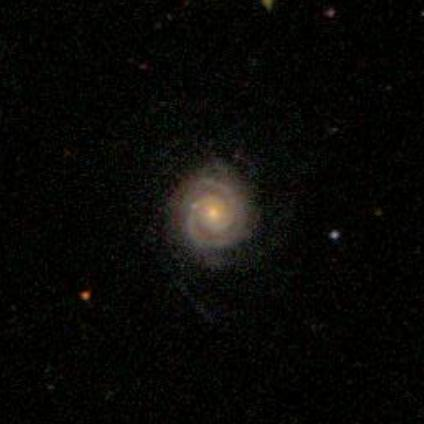
#> input picture 295140.jpg, 424 x 424 px
$ jupyter execute --allow-errors Expansions.ipynb
#> lines starting #> are read from the running program, lines starting #| are printed output that depends on the picture; after the words box and inside, x2 and y2 are one past the last pixel; in counts of white or black regions, pixels touching at a corner belong together
### src/DiscModel.py
import numpy as np
import time
import h5py

# for the Laguerre polynomials
from scipy.special import eval_genlaguerre

# for interpolation
from scipy import interpolate

# for resampling technology
#from lintsampler import LintSampler
#import lintsampler

# if you leave LaguerreAmplitudes in a different file
from src.FLEXbase import LaguerreAmplitudes


class DiscGalaxy(object):


    def __init__(self,N=None,phasespace=None,a=1.,M=1.,vcirc=200.,rmax=100.):

        self.a = a # scale length of the disc
        self.M = M # total mass of the disc
        self.vcirc = vcirc # circular velocity of the disc
        self.rmax = rmax*a   # maximum radius of the disc

        if N is not None:
            self.N = N # number of particles in the disc
            self.x,self.y,self.z,self.u,self.v,self.w = self._generate_basic_disc_points()

        else:
            self.x,self.y,self.z,self.u,self.v,self.w = phasespace
            self.N = len(self.x)

        self.mass=np.ones_like(self.x) * (self.M/self.N)  # assume equal mass for each particle
    def _generate_basic_disc_points(self):
        """generate a flat exponential disc, just for demo purposes"""

        x = np.linspace(0.,self.rmax,10000)

        # define the mass enclosed for an exponential disc
        def menclosed(r,a=self.a):
            return (1.0 - np.exp(-r/a)*(1.0+r/a))

        f = interpolate.interp1d(menclosed(x),x)

        # pull a bunch of points: pick a random radius in the disc
        np.random.seed(42)  # for reproducibility: this might need to go somewhere else?
        m = np.random.rand(self.N)
        r = f(m)

        # pick a random azimuthal angle
        p = 2.*np.pi*np.random.rand(self.N)

        x = r*np.cos(p)
        y = r*np.sin(p)
        z = r*0.0 # perfectly flat!
        # give them a perfect fixed circular velocity
        # this is a place we could upgrade, e.g. np.tanh(r/scale) instead of np.ones(r.size)
        # plus adding bar velocities or something (but then we'd want to add bar density, probably)
        u = self.vcirc*np.sin(p)*np.ones(r.size)
        v = self.vcirc*np.cos(p)*np.ones(r.size)
        w = r*0.0


        return x,y,z,u,v,w

    @staticmethod
    def make_rotation_matrix(xrotation,yrotation,zrotation,euler):

        radfac = np.pi/180.

        # set rotation in radians
        a = xrotation*radfac#np.pi/2.2  # xrotation (the tip into/out of page)
        b = yrotation*radfac#np.pi/3.   # yrotation
        c = zrotation*radfac#np.pi      # zrotation

        # construct the rotation matrix TAIT-BRYAN method (x-y-z,
        # extrinsic rotations)
        Rx = np.array([[1.,0.,0.],[0.,np.cos(a),np.sin(a)],[0.,-np.sin(a),np.cos(a)]])
        Ry = np.array([[np.cos(b),0.,-np.sin(b)],[0.,1.,0.],[np.sin(b),0.,np.cos(b)]])
        Rz = np.array([[np.cos(c),np.sin(c),0.,],[-np.sin(c),np.cos(c),0.],[0.,0.,1.]])
        Rmatrix = np.dot(Rx,np.dot(Ry,Rz))

        # construct the rotation matrix EULER ANGLES (z-x-z) (phi, theta,
        # psi)
        # follow the Wolfram Euler angle conventions
        if euler:
            phi = a
            theta = b
            psi = c
            D = np.array([[np.cos(phi),np.sin(phi),0.,],[-np.sin(phi),np.cos(phi),0.],[0.,0.,1.]])
            C = np.array([[1.,0.,0.],[0.,np.cos(theta),np.sin(theta)],[0.,-np.sin(theta),np.cos(theta)]])
            B = np.array([[np.cos(psi),np.sin(psi),0.,],[-np.sin(psi),np.cos(psi),0.],[0.,0.,1.]])
            Rmatrix = np.dot(B,np.dot(C,D))

        return Rmatrix


    def rotate_disc(self,xrotation=0.,yrotation=0.,zrotation=0.,euler=False):
        '''
        rotate_point_vector
            take a collection of 3d points and return the positions rotated by a specified set of angles
        inputs
        ------------------
        A           : input set of points
        xrotation   : rotation into/out of page around x axis, in degrees (inclination)
        yrotation   : rotation into/out of page around y axis, in degrees
        zrotation   : rotation in the plane of the page (z axis), in degrees
        euler       : boolean
            if True, transform as ZXZ' convention
        returns
        ------------------
        B           : the rotated phase-space output
        '''

        x,y,z = self.x,self.y,self.z
        u,v,w = self.u,self.v,self.w

        Rmatrix = self.make_rotation_matrix(xrotation,yrotation,zrotation,euler=euler)

        #
        # do the transformation in position
        tmp = np.dot(np.array([x,y,z]).T,Rmatrix)

        try:
            xout = tmp[:,0]
            yout = tmp[:,1]
            zout = tmp[:,2]
        except:
            xout = tmp[0]
            yout = tmp[1]
            zout = tmp[2]

        # and in velocity
        tmpv = np.dot(np.array([u,v,w]).T,Rmatrix)

        try:
            uout = tmpv[:,0]
            vout = tmpv[:,1]
            wout = tmpv[:,2]
        except:
            uout = tmpv[0]
            vout = tmpv[1]
            wout = tmp[v2]

        self.x = xout
        self.y = yout
        self.z = zout
        self.u = uout
        self.v = vout
        self.w = wout

    # [11 lines left out: function _angle_from_faceon, not called in this run]


    def generate_image(self,rmax,nbins,noiselevel=-1.0):

        x_range = (-rmax, rmax)  # range for the x-axis
        y_range = (-rmax, rmax)  # range for the y-axis

        # Compute the 2D histogram
        img, self.x_edges, self.y_edges = np.histogram2d(self.x, self.y, weights=self.mass,bins=[nbins, nbins],range=[x_range, y_range])

        self.img = img.T

        if noiselevel > -1.0:
            self.noisyimage = self.img + np.random.normal(0,noiselevel,self.img.shape)

        # Calculate bin centers for the x-axis
        self.x_centers = (self.x_edges[:-1] + self.x_edges[1:]) / 2
        self.y_centers = (self.y_edges[:-1] + self.y_edges[1:]) / 2


    def make_expansion(self,mmax,nmax,rscl,xmax=10000.,noisy=False): #expands the galaxy image into Laguerre
        try:
            snapshot = self.img
        except:
            print('No image data to expand... run generate_image first.')
            return

        if noisy:
            snapshot = self.noisyimage

        dx = self.x_edges[1]-self.x_edges[0]
        xpix,ypix = np.meshgrid(self.x_centers,self.y_centers,indexing='ij')
        rr,pp = np.sqrt(xpix**2+ypix**2),np.arctan2(ypix,xpix)

        rval = np.sqrt(xpix**2+ypix**2).reshape(-1,)
        phi  = np.arctan2(ypix,xpix).reshape(-1,)
        """ snapshotflat = snapshot.reshape(-1,) * (dx*dx)

        # create a mask for pixels outside the maximum radius
        gvals = np.where(rval>xmax)

        #rval[gvals]         = np.nan
        #phi[gvals]          = np.nan
        snapshotflat[gvals] = np.nan

        laguerre = LaguerreAmplitudes(rscl,mmax,nmax,rval,phi,snapshotflat) """
        snapshotflat = snapshot.reshape(-1,)
        # mask out pixels beyond xmax
        gvals = rval > xmax
        snapshotflat[gvals] = np.nan

        # — NEW: only keep the unmasked points for R, φ, and “mass” —
        mask       = ~np.isnan(snapshotflat)
        rval_mask  = rval [mask]
        phi_mask   = phi  [mask]
        mass_mask  = snapshotflat[mask]

        # call LaguerreAmplitudes on the masked arrays so all lengths agree
        laguerre = LaguerreAmplitudes(
            rscl, mmax, nmax,
            rval_mask,      # 1D array of radii
            phi_mask,       # 1D array of angles
            mass=mass_mask  # 1D array of pixel masses
        )
        self.r = rr
        self.p = pp
        return laguerre

    def make_pointexpansion(self, mmax, nmax, rscl,noisy=False): #Expands the galaxy points
        if self.x is None or self.y is None:
            raise ValueError("Particle positions not initialized. Cannot compute expansion.")

        rr = np.sqrt(self.x**2 + self.y**2)
        pp = np.arctan2(self.y, self.x)

        mass = np.ones_like(rr) * (self.M / self.N)  # assume equal mass
        laguerre = LaguerreAmplitudes(rscl, mmax, nmax, rr, pp, mass,)

        # Save R and phi for possible reconstruction later
        self.r = rr
        self.p = pp
        return laguerre


    # [105 lines left out: functions resample_expansion, compute_a1, SaveCoeff, not called in this run]


# Constants
rscl_initial = 10
mmax_initial = 2
nmax_initial = 10
rscl_values = np.linspace(1, 20, 100)
new_mmax = 2
new_nmax = 24
num_realizations = 100
filters = ['f444w', 'f356w', 'f277w', 'f200w', 'f115w', 'f410m', 'f125w', 'f160w', 'f606w', 'f814w']


### Expansions.ipynb
[cell 1]
import matplotlib.pyplot as plt
import matplotlib.cm as cm
import numpy as np
from tqdm import tqdm
from scipy.optimize import curve_fit
from matplotlib.colors import LinearSegmentedColormap
from matplotlib import colors
from scipy.interpolate import interp1d
import os
import glob
from labellines import *
import math
from PIL import Image

divergent=LinearSegmentedColormap.from_list('divergent', (
    # Edit this gradient at https://eltos.github.io/gradient/#0D7D87-99C6CC-FBFBFB-EE9093-C31E23
    (0.000, (0.051, 0.490, 0.529)),
    (0.250, (0.600, 0.776, 0.800)),
    (0.500, (0.984, 0.984, 0.984)),
    (0.750, (0.933, 0.565, 0.576)),
    (1.000, (0.765, 0.118, 0.137))))

my_gradient = LinearSegmentedColormap.from_list('my_gradient', (
    # Edit this gradient at https://eltos.github.io/gradient/#0:0D7D87-20.8:99C6CC-40:B6B66B-60:F47A00-80:EE9093-100:C31E23
    (0.000, (0.051, 0.490, 0.529)),
    (0.208, (0.600, 0.776, 0.800)),
    (0.400, (0.714, 0.714, 0.420)),
    (0.600, (0.957, 0.478, 0.000)),
    (0.800, (0.933, 0.565, 0.576)),
    (1.000, (0.765, 0.118, 0.137))))
#Formatting for plots
plt.rcParams.update({'font.size': 16})
plt.rcParams["font.family"] = "Times New Roman"
plt.style.use('bmh')
# DiscModel is in a different file
from src.DiscModel import DiscGalaxy
N = 1000000 # number of stars in the disc
a = 1 # a is the scale length of the disc in kpc
D = DiscGalaxy(N=N,a=a)

rmax = 212.
nbins = 64
mmax = 10
nmax = 10

noise = 0.5

"""Recall m corresponds to Fourier (azimuthal) modes, n corresponds to Laguerre (radial harmonics) modes."""

[cell 2]
file="295140.jpg"  # replace with your image file
rmax = 281  # radius in pixels, adjust as needed
img_pil = Image.open(file).convert("L")
w, h    = img_pil.size
print(f"Image size: {w}x{h} pixels")
#| Image size: 424x424 pixels
img_incl = np.array(img_pil, dtype=float)

x_edges = np.linspace(-rmax, rmax, w)
y_edges = np.linspace(rmax, -rmax, h)

safe     = np.where(img_incl>0, img_incl, np.nan)
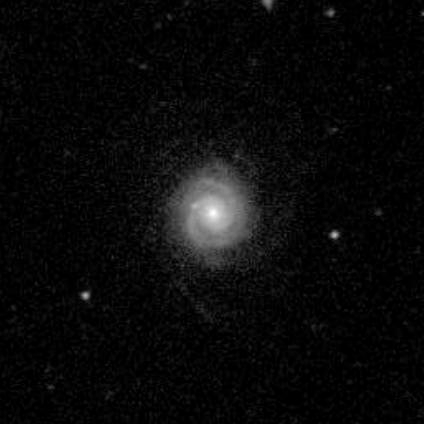
#> safe: shape (424, 424) float64; 7.48% of the values are NaN or infinite; the others: min 1, max 194, mean 9.31; drawn with min black, max white, NaN and infinite black
log_img  = np.log10(safe)
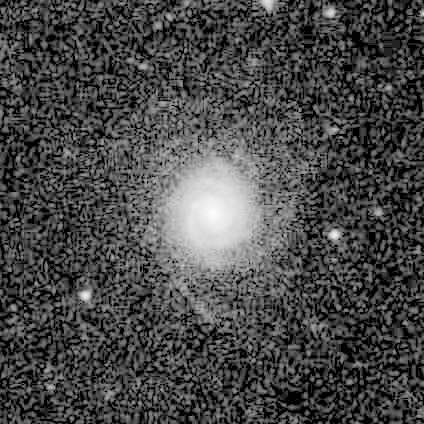
#> log_img: shape (424, 424) float64; 7.48% of the values are NaN or infinite; the others: min 0, max 2.29, mean 0.7; drawn with min black, max white, NaN and infinite black

plt.figure(figsize=(6,5))
plt.imshow(
    log_img, cmap="bone_r",
    extent=[x_edges[0],x_edges[-1],y_edges[0],y_edges[-1]],
    vmin=0, vmax=3.3
)
plt.colorbar(label="log10(counts)")
plt.title(f"Galaxy JPG {file}")
plt.xlabel("X")
plt.ylabel("Y")
plt.tight_layout()
plt.show()
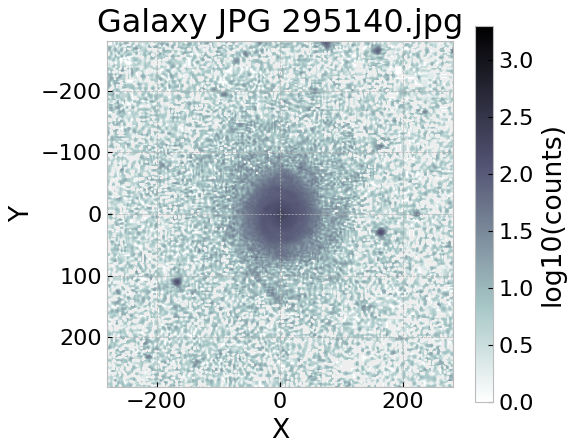
#> figure drawn by matplotlib, 2 panels

D = DiscGalaxy(N=N, a=a)
D.img     = img_incl
D.x_edges = x_edges
D.y_edges = y_edges
D.x_centers = x_edges
D.y_centers = y_edges


#> (the rest of this cell did not finish here and is left out)

#> in make_expansion, `rr,pp = np.sqrt(xpix**2+ypix**2),np.arctan2(ypix,xpix)`:
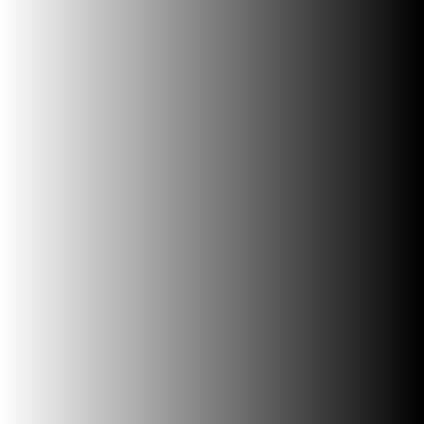
#> ypix: shape (424, 424) float64; min -281, max 281, mean 0; drawn with min black and max white
E1.laguerre_reconstruction(D.r, D.p)


coscoefstrue = E1.coscoefs
sincoefstrue = E1.sincoefs

Amn = np.sqrt(coscoefstrue**2 +sincoefstrue**2)

Amn_matrix = Amn.T

print("Amn (rows = n, columns = m):")
print(np.round(Amn_matrix,3))


# the grid of inclinations to draw curves for:
incl_list = np.linspace(10, 80, 8)     # eight sample inclinations
PA_list   = np.linspace(0, 180, 20)     # fine PA sampling
colorindx = np.linspace(0, 1, len(incl_list+1))  # color index for inclinations
plt.figure(figsize=(9, 6))

i=0

for inc in tqdm(incl_list, desc="Processing inclinations", unit="inclination"):
    etas      = []
    eta_cos = []
    for PA in PA_list:
        # generate the galaxy
        D = DiscGalaxy(N=N, a=a)
        D.rotate_disc(inc, 0, PA)
        D.generate_image(rmax=rmax, nbins=nbins, noiselevel=noise)
        E = D.make_pointexpansion(mmax, nmax, 20)

        c = E.coscoefs; s = E.sincoefs

        num_cos = sum(c[2,n] for n in range(nmax))
        num_sin = sum(s[2,n] for n in range(nmax))
        num     = sum(np.hypot(c[2,n], s[2,n]) for n in range(nmax))
        den     = sum(abs(c[0,n])            for n in range(nmax))

        eta     = num/den if den else np.nan
        etacos  = num_cos/den if den else np.nan


        etas.append(eta)
        eta_cos.append(etacos)

    # plot one curve (inc fixed, PA varying)
    plt.plot(etas, eta_cos, '-', label=f"{inc:.0f}°", color=my_gradient(colorindx[i]))
    i += 1

plt.xlabel(r"$\eta$")
plt.ylabel(r"$\eta_{cos}$")
labelLines(plt.gca().get_lines(),align=False,fontsize=14)
plt.title(r"$\eta$ vs $\eta_{cos}$")
plt.grid(True)

# now do the blind test and overplot a big marker


num_cos = sum(coscoefstrue[2,n] for n in range(nmax))

num     = sum(np.hypot(coscoefstrue[2,n], sincoefstrue[2,n]) for n in range(nmax))
den     = sum(abs(coscoefstrue[0,n])            for n in range(nmax))

eta_bt     = num/den
eta_cos_bt = num_cos/den


# big red dot
plt.plot(eta_bt, eta_cos_bt, 'o', color='red', markersize=10, label="Blind Test")
print(eta_bt, eta_cos_bt)
plt.tight_layout()
plt.show()

[cell 3]
N=100000

#Load the image as a 2D float array
file = "295140.jpg"
gray = np.array(Image.open(file).convert("L"), dtype=float)  # shape (h, w)

h, w = gray.shape
cx, cy = w//2, h//2
radius = 60 # in pixels
print(f"Image size: {w}x{h} pixels, radius={radius} pixels")
#| Image size: 424x424 pixels, radius=60 pixels
rmax= h//2
# Build the circular mask
y, x = np.indices((h,w))
mask = (x - cx)**2 + (y - cy)**2 <= radius**2
x_edges = np.linspace(-rmax, rmax, w)
y_edges = np.linspace(rmax, -rmax, h)

# Apply it: keep the disc, zero (or nan) outside
disc_only = np.where(mask, gray, 0.0)
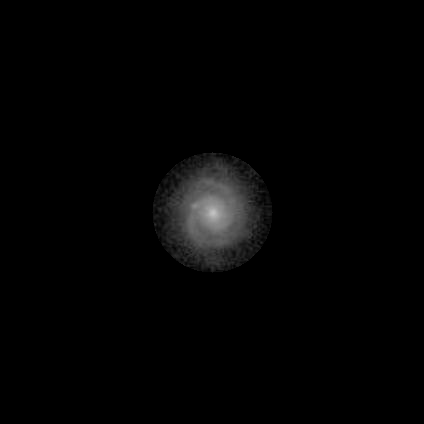
#> disc_only: shape (424, 424) float64; min 0, max 194, mean 3.6
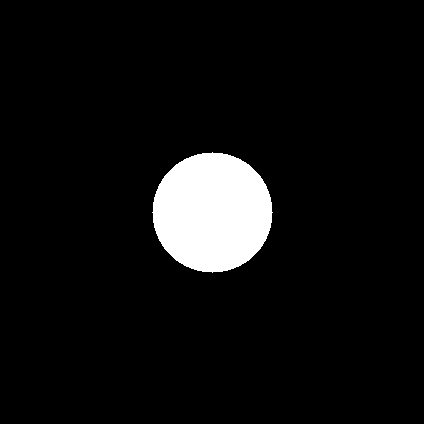
#> mask: shape (424, 424) bool; 6.3% white; 1 white region, box (x1, y1, x2, y2) and area: (152, 152, 273, 273) 11289

#Quick check that only the central disc remains
plt.figure(figsize=(5,5))
plt.imshow(np.log10(np.where(disc_only>0, disc_only, np.nan)), extent=[x_edges[0],x_edges[-1],y_edges[0],y_edges[-1]],
           cmap='bone_r',
           vmin=0, vmax=3)
plt.colorbar(label='log10 intensity')
plt.title("Masked to central disc")
plt.show()
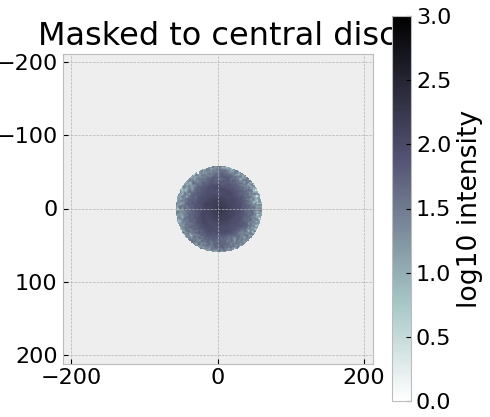
#> figure drawn by matplotlib, 2 panels

#feed into original DiscGalaxy pipeline
  # physical half‐width of the image
# set up your grid exactly as before:
x_edges = np.linspace(-rmax, rmax, w+1)
y_edges = np.linspace(-rmax, rmax, h+1)
x_centers = 0.5*(x_edges[:-1] + x_edges[1:])
y_centers = 0.5*(y_edges[:-1] + y_edges[1:])

a_array=np.arange(5,15,1)
ratio_list=[]
#> (the rest of this cell did not finish here and is left out)

[cell 4]
def cos_function(x, A, B, C, D):

    return A *np.cos(B * np.radians(x) + C) + D

# Initial guess for the parameters [A, B, C, D]
initial_guess = [7.7, 0.01, 2*np.pi, 0]

# Perform the curve fitting
#> (the rest of this cell did not finish here and is left out)

[cell 5]
incl_list = np.linspace(0, 85, 60)     # eight sample inclinations
PA_list   = np.linspace(0, 180, 25)     # fine PA sampling
colorindx = np.linspace(0, 1, len(incl_list+1))  # color index for inclinations
fig, ax = plt.subplots(figsize=(9,6))
import matplotlib as mpl

i=0
""" eta_avg_list=[]
A_fit_list = []
B_fit_list = []
C_fit_list = []
D_fit_list = []
for inc in tqdm(incl_list, desc="Processing inclinations"):
    # Build eta_cos vs PA
    eta_cos_list = []
    for PA in PA_list:
        D = DiscGalaxy(N=N, a=a, M=np.sum(gray))
        D.rotate_disc(inc, 0, PA)
        D.generate_image(rmax=rmax, nbins=h, noiselevel=noise)
        E = D.make_pointexpansion(mmax, nmax, a)

        coscoefs = E.coscoefs
        denom    = sum(np.abs(coscoefs[0, n]) for n in range(nmax)) or np.nan
        num_cos  = sum(coscoefs[2, n] for n in range(nmax))
        eta_cos  = num_cos / denom
        eta_cos_list.append(eta_cos)

    eta_arr = np.array(eta_cos_list)
    eta_avg_list.append(np.nanmean(eta_arr))
    ax.plot(PA_list, eta_arr, '-',  color=my_gradient(inc/incl_list.max()),
             label=f"{inc:.0f}° data")
    # Data‑driven initial guess
    if inc!=0:
        A0 = 0.5 * (np.nanmax(eta_arr) - np.nanmin(eta_arr))
        B0, C0 = 1.0, 0.0
        D0 = np.nanmean(eta_arr)
        initial_guess = [A0, B0, C0, D0]

        # Define fit model
        def cos_model(PA, A, B, C, D):
            return A * inc * np.cos(B * np.radians(PA) + C) + D

        # fit
        params, _ = curve_fit(cos_model, PA_list, eta_arr, p0=initial_guess,maxfev=5000)
        A_fit, B_fit, C_fit, D_fit = params
        A_fit_list.append(A_fit)
        B_fit_list.append(B_fit)
        C_fit_list.append(C_fit)
        D_fit_list.append(D_fit)

        # Plot data + model

        ax.plot(PA_list, cos_model(PA_list, *params), color=my_gradient(inc/incl_list.max()), linewidth=6, alpha=0.5,
                label=f"{inc:.0f}° fit")

    #print(f"inc={inc:.0f}° → A={A_fit:.3f}, B={B_fit:.3f}, C={C_fit:.3f}, D={D_fit:.3f}")
norm = mpl.colors.Normalize(vmin=incl_list.min(), vmax=incl_list.max())
sm   = mpl.cm.ScalarMappable(cmap=my_gradient, norm=norm)
sm.set_array([])  # dummy array for the mappable

# add the colorbar to the figure
cbar = fig.colorbar(sm, ax=ax)
cbar.set_label('Inclination (°)')

# finish the rest of the formatting:
ax.set_xlabel("PA (°)")
ax.set_ylabel(r"$\eta_{\cos}$")
ax.grid(True)
ax.set_title(r"$\eta_{\cos}$ vs PA with sinusoidal fits")
plt.show() """
# Using the fitted parameters to estimate the inclination from the blind test data
eta_bt_sim = []
eta_cos_bt_sim = []

#> (the rest of this cell did not finish here and is left out)

[cell 6]
import matplotlib.pyplot as plt

fig, axs = plt.subplots(2, 2, figsize=(12, 8))
fig.suptitle('sin Fitted Parameters vs Inclination', fontsize=16)
incl_list = np.linspace(1, 80, 59)
# Plot A_fit
#> (the rest of this cell did not finish here and is left out)

[cell 7]
import numpy as np
import matplotlib.pyplot as plt
from matplotlib import colors
from scipy.ndimage import zoom

# [18 lines left out: function make_spiral_coefficients, not called in this run]


# Parameters
spiral_strength = 0  # in range [0–10]
target_shape = disc_only.shape  # e.g., (424, 424)
inc=0
PA=0
# Generate Base Galaxy
D = DiscGalaxy(N=N, a=a, M=np.sum(gray))
D.rotate_disc(inc, 0, PA)
D.generate_image(rmax=rmax, nbins=nbins, noiselevel=noise)
#> in generate_image, `img, self.x_edges, self.y_edges = np.histogram2d(self.x, self.y, weigh..`:
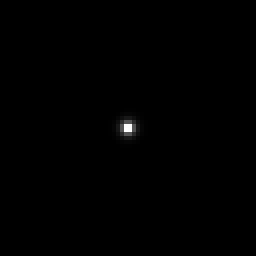
#> img: shape (64, 64) float64 (shown 4 times larger); min 0, max 170240.3, mean 378.2; drawn with min black and max white
#> in generate_image, `img, self.x_edges, self.y_edges = np.histogram2d(self.x, self.y, weigh..`: self.x_edges = 65 values from -212 to 212
#> in generate_image, `self.x_centers = (self.x_edges[:-1] + self.x_edges[1:]) / 2`: self.x_centers = 64 values from -208.7 to 208.7

# Base Laguerre Expansion
#> (the rest of this cell did not finish here and is left out)

#> call 3 of make_expansion, with mmax = 10, nmax = 10, rscl = 7.5, xmax = 10000, noisy = False
#> in make_expansion (call 3), `dx = self.x_edges[1]-self.x_edges[0]`: dx = 6.62
#> in make_expansion (call 3), `rr,pp = np.sqrt(xpix**2+ypix**2),np.arctan2(ypix,xpix)`:
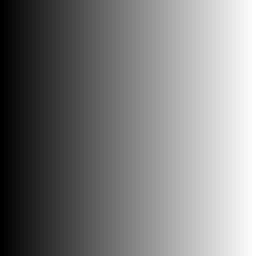
#> ypix: shape (64, 64) float64 (shown 4 times larger); min -208.7, max 208.7, mean 0; drawn with min black and max white
#> in make_expansion (call 3), `snapshotflat = snapshot.reshape(-1,)`: snapshotflat = 4096 values, max 170240.3 at index 2016, min 0 at index 0, mean 378.2
#> in make_expansion (call 3), `rval_mask  = rval [mask]`: rval_mask = 4096 values, max 295.1 at index 0, min 4.68 at index 2015, mean 162.2
#> in make_expansion (call 3), `phi_mask   = phi  [mask]`: phi_mask = 4096 values, max 3.13 at index 32, min -3.13 at index 31, mean 7.59e-19
#> in make_expansion (call 3), `mass_mask  = snapshotflat[mask]`: mass_mask has the same summary as snapshotflat

# Inject Spiral Coefficients
coscoefs, sincoefs = make_spiral_coefficients(E_base, spiral_strength=spiral_strength)

# Apply Spiral Coefficients and Reconstruct
E_spiral = D.make_expansion(mmax, nmax, a * 1.5, noisy=False)
E_spiral.coscoefs = coscoefs
E_spiral.sincoefs = sincoefs
E_spiral.laguerre_reconstruction(D.r, D.p)

# Upsample to Match Image Grid
recon_lowres = E_spiral.reconstruction  # shape e.g. (64, 64)
scale_x = target_shape[0] / recon_lowres.shape[0]
scale_y = target_shape[1] / recon_lowres.shape[1]
recon_upsampled = zoom(recon_lowres, (scale_x, scale_y), order=1)

# Plot the Upsampled Spiral Reconstruction
plt.figure(figsize=(6, 5))
plt.imshow(np.log10(np.where(recon_upsampled > 0, recon_upsampled, np.nan)),
           extent=[x_edges[0], x_edges[-1], y_edges[0], y_edges[-1]],
           cmap='bone_r')
plt.colorbar(label='log10 intensity')
plt.title(f"Reconstructed Spiral Galaxy (spiral strength = {spiral_strength})")
plt.xlabel("X")
plt.ylabel("Y")
plt.tight_layout()
plt.show()
